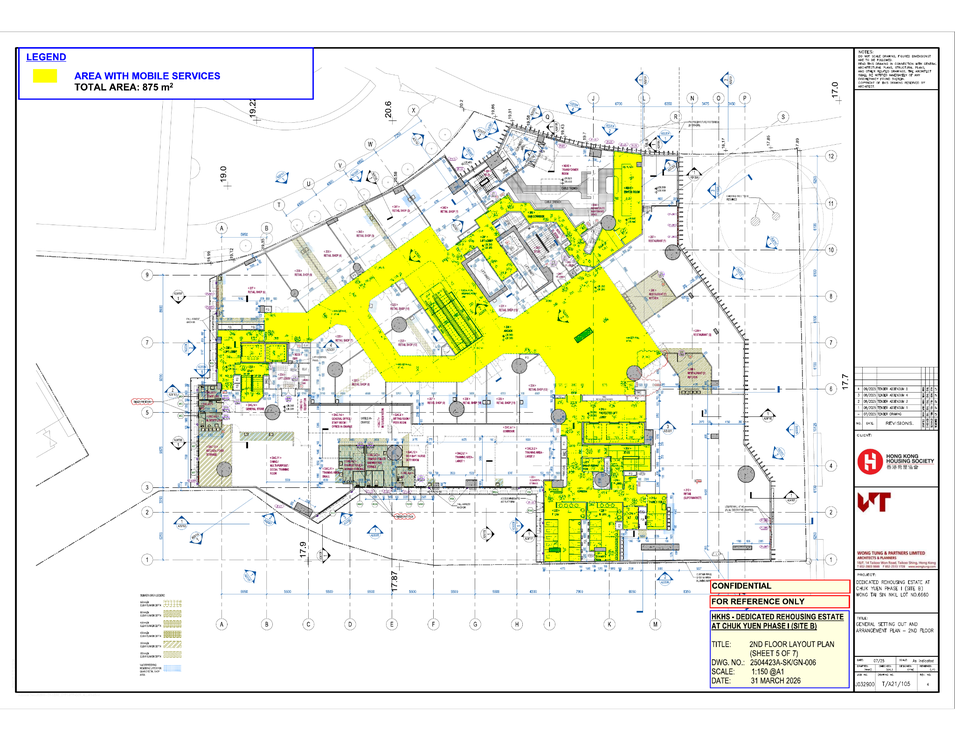
#> input picture input/546.png, 955 x 739 px, shrunk from 2048 x 1583 before the run
$ python -i remove_Text.py   (imports and definitions only)
#> lines starting #> are read from the running program, lines starting #| are printed output that depends on the picture; after the words box and inside, x2 and y2 are one past the last pixel; in counts of white or black regions, pixels touching at a corner belong together
#> further down, picture is the input picture: shape (739, 955, 3); mean B, G, R 223.6, 240.3, 239.2
# import cv2
# import numpy as np

# def removeText(img):

#     # Convert to grayscale only for analysis
#     gray = cv2.cvtColor(
#         img,
#         cv2.COLOR_BGR2GRAY
#     )

#     # Binary image for connected components
#     _, bw = cv2.threshold(
#         gray,
#         180,
#         255,
#         cv2.THRESH_BINARY_INV
#     )

#     # Connected components
#     num_labels, labels, stats, centroids = \
#         cv2.connectedComponentsWithStats(
#             bw,
#             connectivity=8
#         )

#     keep_mask = np.zeros_like(bw)

#     # for i in range(1, num_labels):

#     #     area = stats[
#     #         i,
#     #         cv2.CC_STAT_AREA
#     #     ]

#     #     # Keep larger objects
#     #     if area > 5000:
#     #         keep_mask[
#     #             labels == i
#     #         ] = 255

#     # for i in range(1, num_labels):

#     #     area = stats[i, cv2.CC_STAT_AREA]
#     #     w = stats[i, cv2.CC_STAT_WIDTH]
#     #     h = stats[i, cv2.CC_STAT_HEIGHT]

#     #     # Remove things that look like text
#     #     if area < 1500 and h < 50:
#     #         continue

#     #     keep_mask[labels == i] = 255

#     for i in range(1, num_labels):

#         area = stats[i, cv2.CC_STAT_AREA]
#         w = stats[i, cv2.CC_STAT_WIDTH]
#         h = stats[i, cv2.CC_STAT_HEIGHT]

#         aspect = max(w, h) / max(1, min(w, h))

#         # Likely text
#         if area < 1500 and h < 50 and aspect < 10:
#             continue

#         keep_mask[labels == i] = 255

#     # Cleanup
#     kernel = np.ones(
#         (2, 2),
#         np.uint8
#     )

#     keep_mask = cv2.morphologyEx(
#         keep_mask,
#         cv2.MORPH_CLOSE,
#         kernel,
#         iterations=1
#     )

#     # White canvas, same format as input
#     result = np.full_like(
#         img,
#         255
#     )

#     # Copy original pixels back
#     result[keep_mask > 0] = img[keep_mask > 0]

#     return result

import cv2
import numpy as np

def blank_page(img):
    return np.full_like(img, 255)


def removeText(
    img,
    max_component_ratio=0.5,
    max_changed_ratio=0.7,
    min_removed_ratio=0.95
):
    """
    Remove likely text while preventing catastrophic failures.

    Returns:
        result_img
    """
#> called with max_component_ratio = 0.5, max_changed_ratio = 0.7, min_removed_ratio = 0.95

    h_img, w_img = img.shape[:2]
#> h_img = 739; w_img = 955
    total_pixels = h_img * w_img
#> total_pixels = 705745

    # Convert to grayscale
    gray = cv2.cvtColor(
        img,
        cv2.COLOR_BGR2GRAY
    )
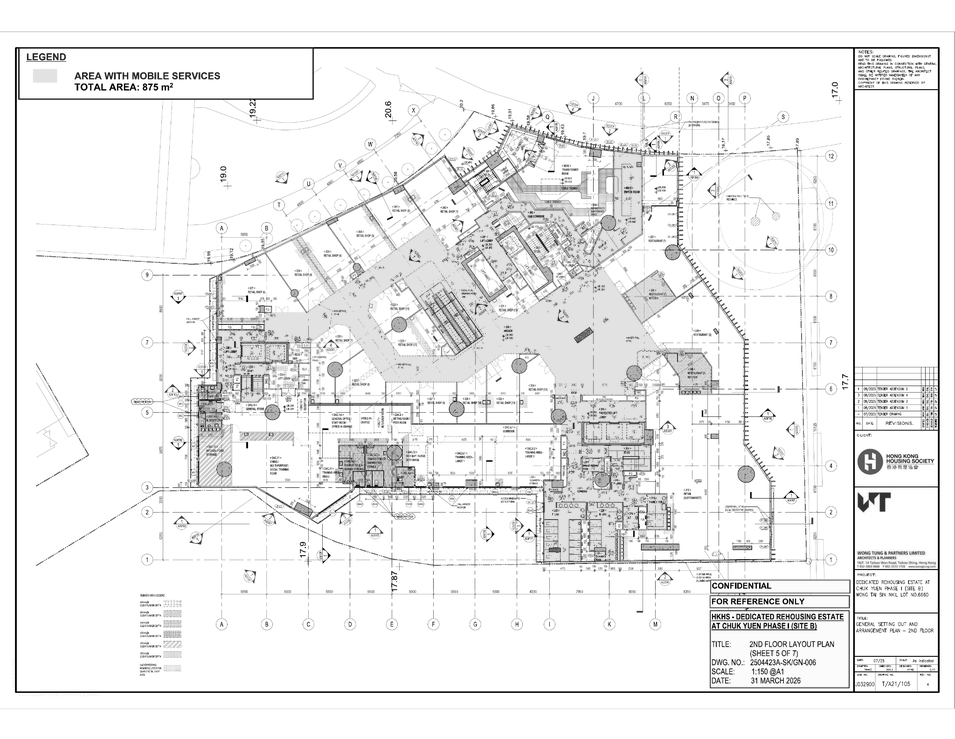
#> gray: shape (739, 955); min 0, max 255, mean 238

    # Binary image
    _, bw = cv2.threshold(
        gray,
        180,
        255,
        cv2.THRESH_BINARY_INV
    )
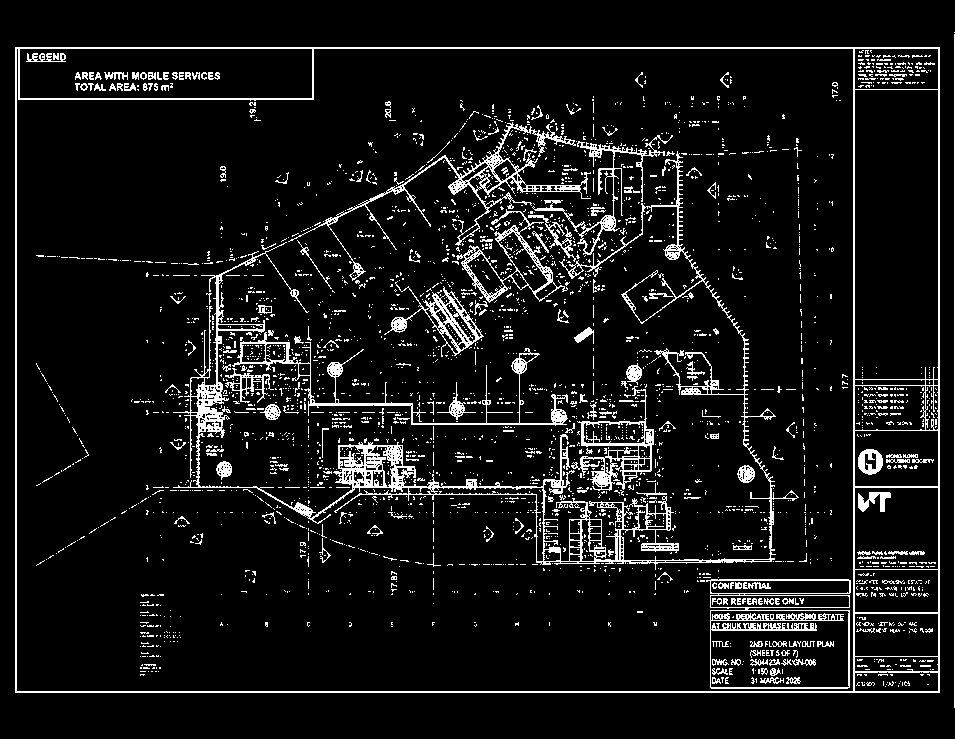
#> bw: shape (739, 955); 8.2% white in thin lines or dots

    # Connected components
    num_labels, labels, stats, centroids = \
        cv2.connectedComponentsWithStats(
            bw,
            connectivity=8
        )
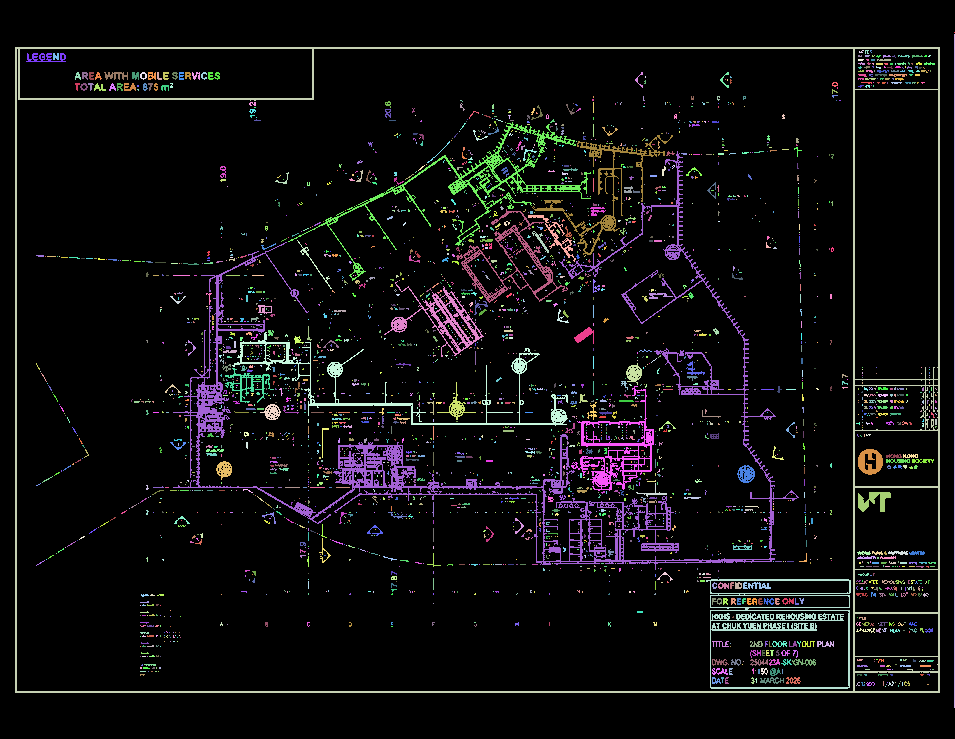
#> labels: shape (739, 955) int32; 3053 distinct labels, from 0 to 3052; one colour per label, 0 black
#> num_labels = 3053; centroids = 3053 pairs, first value 37.5 to 954, second value 32 to 686

    # --------------------------------------------------
    # SAFETY CHECK #1
    # Giant component means threshold probably failed
    # --------------------------------------------------
    if num_labels > 1:
        largest_area = np.max(
            stats[1:, cv2.CC_STAT_AREA]
        )
#> largest_area = 11688

        if largest_area > total_pixels * max_component_ratio:
            print(
                f"[removeText] FAIL: giant component "
                f"({largest_area:,} pixels)"
            )
            return blank_page(img), 1

    keep_mask = np.zeros_like(bw)

    # --------------------------------------------------
    # Component filtering
    # --------------------------------------------------
    for i in range(1, num_labels):

        area = stats[
            i,
            cv2.CC_STAT_AREA
        ]

        w = stats[
            i,
            cv2.CC_STAT_WIDTH
        ]

        h = stats[
            i,
            cv2.CC_STAT_HEIGHT
        ]

        aspect = max(
            w,
            h
        ) / max(
            1,
            min(w, h)
        )

        # ----------------------------------------------
        # SAFETY CHECK #2
        # Huge bounding boxes are probably not text
        # ----------------------------------------------
        if (
            w > w_img * 0.40 or
            h > h_img * 0.20
        ):
            keep_mask[
                labels == i
            ] = 255
            continue

        # Likely text
        if (
            area < 1 and
            h < 50 and
            aspect < 10
        ):
            continue

        keep_mask[
            labels == i
        ] = 255
#> this loop made 3052 passes
#> (area, w, h, aspect) on passes 2, 3, 7: (674, 1, 674, 674), (9561, 925, 646, 1.43), (189, 40, 9, 4.44)

    # Morphological cleanup
    kernel = np.ones(
        (2, 2),
        np.uint8
    )

    keep_mask = cv2.morphologyEx(
        keep_mask,
        cv2.MORPH_CLOSE,
        kernel,
        iterations=1
    )
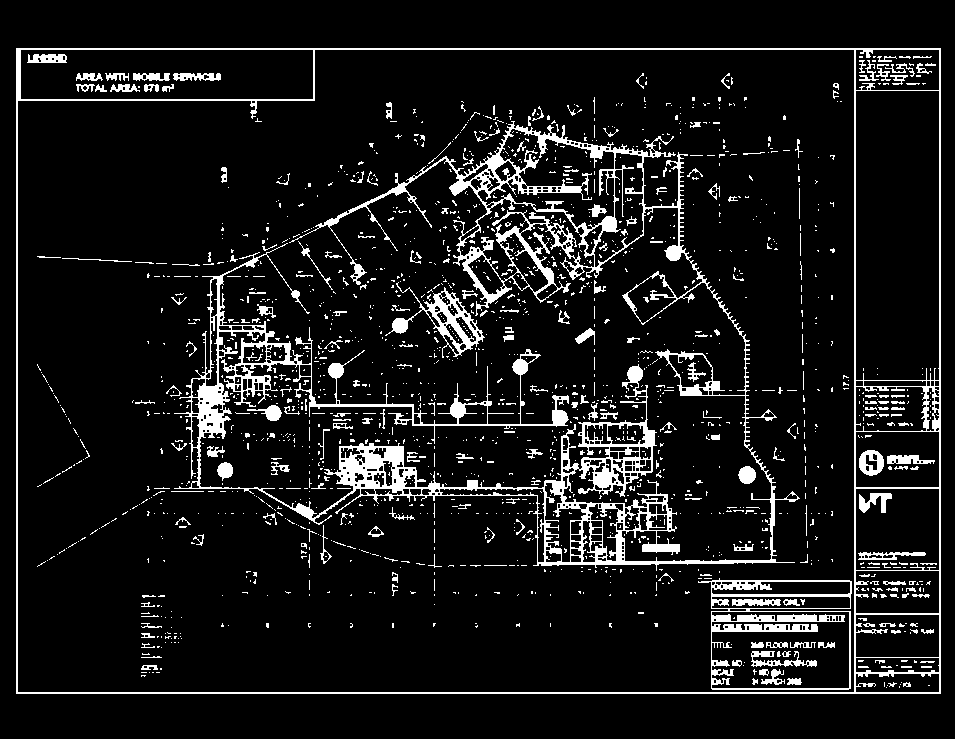
#> keep_mask: shape (739, 955); 9.2% white; 1697 white regions (1474 under 20 px), largest, box (x1, y1, x2, y2) and area: (174, 121, 800, 571) 29680, (16, 48, 941, 694) 10504, (698, 578, 852, 690) 3804

    # White background
    result = np.full_like(
        img,
        255
    )

    result[
        keep_mask > 0
    ] = img[
        keep_mask > 0
    ]
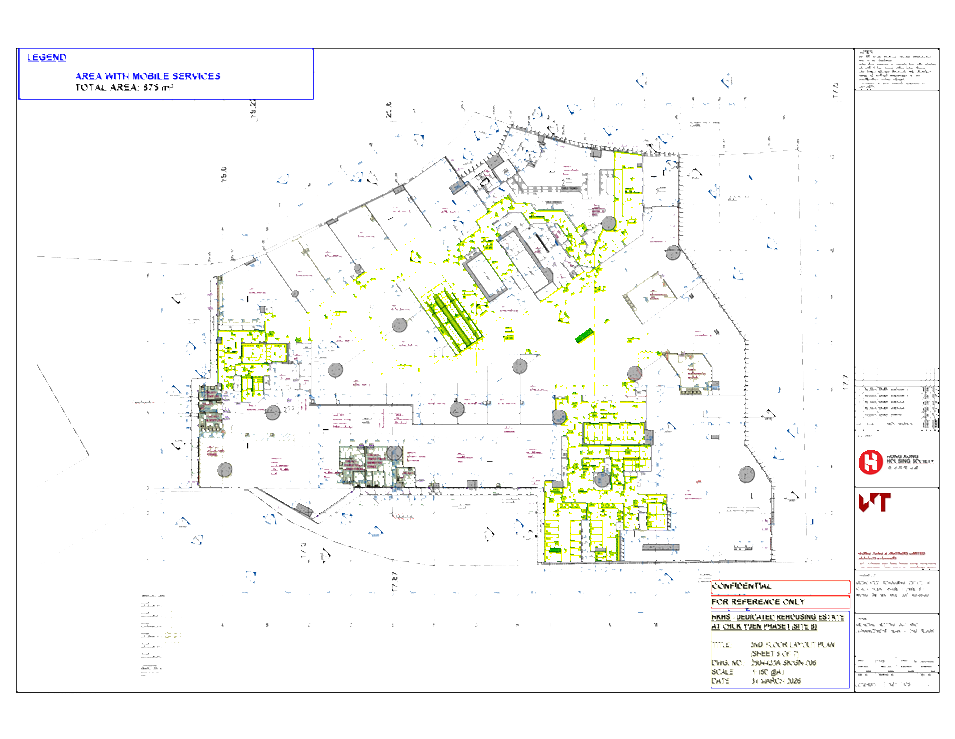
#> result: shape (739, 955, 3); mean B, G, R 245.7, 248.3, 247.9

    # --------------------------------------------------
    # SAFETY CHECK #3
    # Too much image removed
    # --------------------------------------------------
    removed_pixels = np.sum(
        keep_mask == 0
    )
#> removed_pixels = 640931

    removed_ratio = (
        removed_pixels /
        total_pixels
    )
#> removed_ratio = 0.908

    print(
    f"Removed Ratio = {removed_ratio:.1%}"
    )
#| Removed Ratio = 90.8%


    if removed_ratio < min_removed_ratio:
        print(
            "[removeText] FAIL: "
            f"removed only {removed_ratio:.1%} "
            "of image"
        )
#| [removeText] FAIL: removed only 90.8% of image
        return blank_page(img), 1


    # --------------------------------------------------
    # SAFETY CHECK #4
    # Too much image changed
    # --------------------------------------------------
    diff = cv2.absdiff(
        img,
        result
    )

    changed_pixels = np.sum(
        np.any(
            diff > 10,
            axis=2
        )
    )

    changed_ratio = (
        changed_pixels /
        total_pixels
    )

    if changed_ratio > max_changed_ratio:
        print(
            "[removeText] FAIL: "
            f"changed {changed_ratio:.1%} "
            "of image"
        )
        return blank_page(img), 1

    return result, 0

>>> import cv2
>>> picture = cv2.imread('../input/546.png')
>>> result = removeText(picture)
